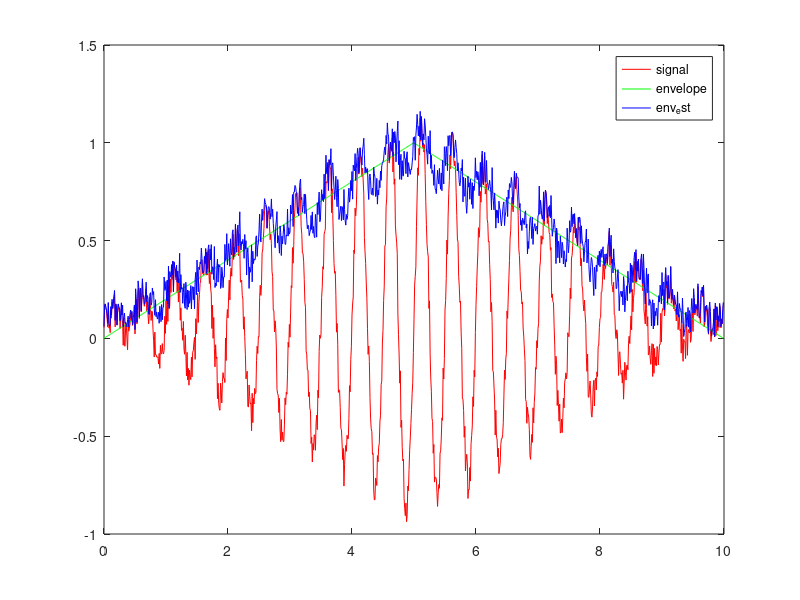

Here is the MATLAB script that generated this plot:
% try envelope detection with hilbert transform

% define a time vector
t = [0:0.01:9.99];

% our signal - a sine wave with a time varying amplitude
x = sin(4*pi*t); % the sine wave
%envelope = 5+0.5*sin(pi*t); % the time varying amplitude
envelope = triang(length(t))'; % this one's more interesting
x_env = x.*envelope; % the complete signal

% add some random noise to make it look a bit
% more like measured data
signal = x_env + 0.2*rand(1,1000);

% find the hilbert transform of the measured signal
signal_h = hilbert(signal);

% square the hilbert transform and take the
% +ve square root to get the estimated envelope
envelope_est = sqrt(signal_h.*conj(signal_h));

% plot the original signal, the true envelope
% and the estimated envelope
plot(t,signal,'r',t,envelope,'g',t,envelope_est,'b');
legend('signal','envelope','env_est')

% find the mean of the true envelope
mean_true = mean(envelope)

% find the mean of the estimated envelope
mean_est = mean(envelope_est)